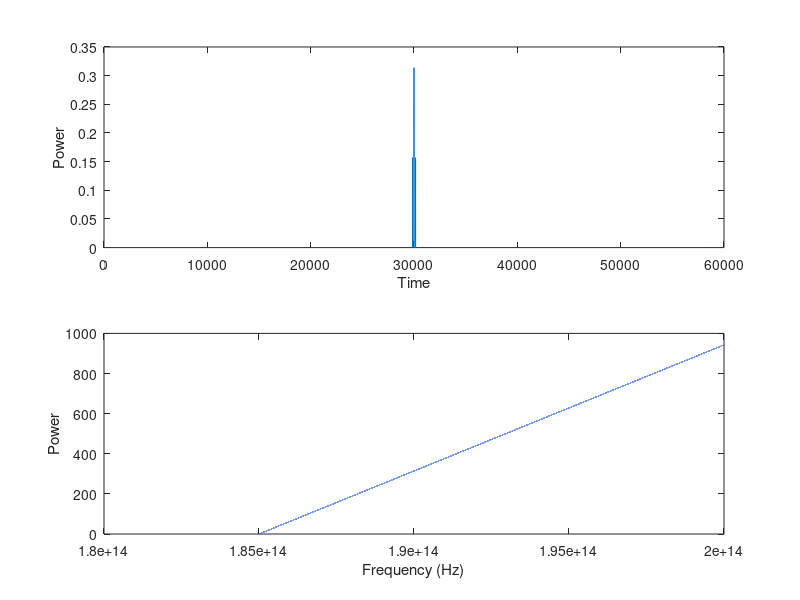

Source code (MATLAB):
%色散干涉法 的仿真 无色散，等频率间隔。非常重要

clc
%clear all;
% close all;
%format long  %将数值显示格式设置为长固定十进制小数点格式

% datawavelength = linspace(1500,1600,512);%设定波长范围nm
% tex=csvread('ceshi69.csv');%读取光谱数据
%%
%参数设定
c=3E8;%光速
% deltal=0.5;%波长间隔
    f1500=c*1e9/1500;%1500对应200THz
    f1550=c*1e9/1550;
    f1600=c*1e9/1600;
% deltaf=10e9*(c*deltal)/(1550^2);%等频率间隔转化
deltaf=250e6;%频率GHZ
deltal=(c*deltaf)/(f1550^2);%1550附近的波长间隔
fbegain=1.85e14; wavebegain=c*1e9/fbegain;
fend=2.00e14; waveend=c*1e9/fend;
f=fbegain+deltaf:deltaf:fend;%采样点频率
waveband=wavebegain-waveend; B0=fend-fbegain;%带宽
w=2*pi*f;
wave=c./f;
fs=1/deltaf;%等价采样率
N=B0/deltaf;%点数
df=fs/N;%FFt的频率分辨力
lambda = 1550e-9;
%%
%生成高斯光谱外形的光频梳
% I0=gaussmf(f,[0.021e14 1.91e14])+0.8*gaussmf(f,[0.02e14 1.99e14]);
I0=gaussmf(f,[0.04e14 1.925e14]);
%figure
%subplot(3,2,1);
%plot(f,I0);
%xlabel('Frequency');
%ylabel('Power');
%title('OFC_Spectrum');
% figure
% % subplot(1,3,1);
% plot(f,I0);
a1=0.5; b1=0.5;%光强比
deltat=1/B0;%sj分辨力
deltaL=c/B0/2;%分辨力
Length=length(f);N=Length;
ft=[0:df:df*(N-1)] - fs/2;%时间轴
L_save = zeros(1,100);
%for j=1:1:5
%L=(j*5000+100.5)*1e-3;%带测距离mm；
for j=1:1:10
    Ltarget=j* 0.3 *1e-3;%带测距离mm；
%L1 = 0.5e-3;
%Ltarget = 2.9e-3;
    for i=1:1:N
%phi(i)=ng(wave(i)*1e9)*w(i)*L/c;   %不太理解为啥乘波长
        phi(i) = w(i)* Ltarget/c;
    end
    I1=I0 .*(a1^2+b1^2+2*a1*b1.*cos(phi));
%subplot(3,2,2);
%plot(f,I1);
%xlabel('Frequency');
%ylabel('Power');
%title('DPI_Spectrum');

%%
%FFT
    dataFFT=fft(I1,Length)/Length;       %归一化，零频在fft开始变换的位置
    dataFFT=fftshift(dataFFT); 
    subplot(2,1,1);
    plot(abs(real(dataFFT)));  
    xlabel('Time')
    ylabel('Power')
%1.5mm显示峰值在1.51mm，误差为10微米
%将零频率分量移到频谱中心的位置，形成关于零频对称的频谱
    dataFFT(1:(N-1)/2+5)=0; %滤波包络

    iFFT=ifft(ifftshift(dataFFT),N);     %将相位信号转换到频域
    phim=angle(iFFT);                    %angle函数在MATLAB中用于计算复数的相位角. 当有一个复数数组时，angle函数可以为每个元素返回其相位角，这个角度的范围在[-π,π]之间。
    phiu=unwrap(phim);                   %相位解卷裹，起到平滑曲线的作用，让相位值显示为真值
    % plot(phi-phi(1));
    % hold on
    subplot(2,1,2);
    %scatter(f,phiu);    %1mm测量斜率为k=1.0473,则所测距离为L=kc/(2*pi)=0.5003025,精度为0.3微米
    %hold on;
    plot(f,phiu);
    xlabel('Frequency (Hz)')
    ylabel('Power')
    p = polyfit(f,phiu,2);
    p1 = p(1);
    p2 = p(2);
    %2mm测量值2.0946mm，误差为94.6微米
    %1.5mm测量值为1.5699mm，误差为69.9微米
    d_mea = p2 * c / (2 * pi) * 1e3;
    L_save = d_mea;
    Accuracy = d_mea - 0.3.*j;
    % 输出结果
    fprintf('Measured distance=%.9f mm, Accuracy = %.9f mm\n', d_mea, Accuracy);
end
% L_set = linspace(0,3,100);
% plot(L_set,L_save);
